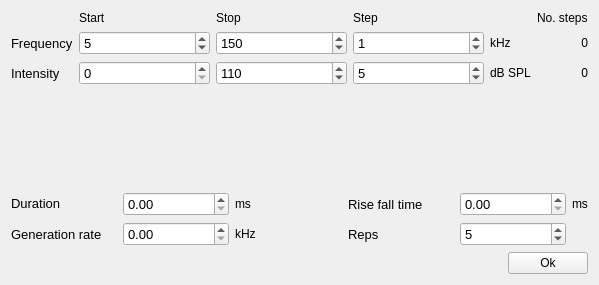
<?xml version="1.0" encoding="UTF-8"?>
<ui version="4.0">
 <class>TuningCurveEditor</class>
 <widget class="QWidget" name="TuningCurveEditor">
  <property name="geometry">
   <rect>
    <x>0</x>
    <y>0</y>
    <width>599</width>
    <height>285</height>
   </rect>
  </property>
  <property name="windowTitle">
   <string>Form</string>
  </property>
  <layout class="QVBoxLayout" name="verticalLayout">
   <item>
    <layout class="QGridLayout" name="gridLayout_2">
     <item row="2" column="2">
      <widget class="QSpinBox" name="db_stop_spnbx">
       <property name="font">
        <font>
         <pointsize>10</pointsize>
        </font>
       </property>
       <property name="maximum">
        <number>120</number>
       </property>
       <property name="value">
        <number>110</number>
       </property>
      </widget>
     </item>
     <item row="1" column="3">
      <widget class="QSpinBox" name="freq_step_spnbx">
       <property name="font">
        <font>
         <pointsize>10</pointsize>
        </font>
       </property>
       <property name="maximum">
        <number>100</number>
       </property>
       <property name="value">
        <number>1</number>
       </property>
      </widget>
     </item>
     <item row="1" column="2">
      <widget class="QSpinBox" name="freq_stop_spnbx">
       <property name="font">
        <font>
         <pointsize>10</pointsize>
        </font>
       </property>
       <property name="maximum">
        <number>200</number>
       </property>
       <property name="value">
        <number>150</number>
       </property>
      </widget>
     </item>
     <item row="2" column="4">
      <widget class="QLabel" name="label_21">
       <property name="sizePolicy">
        <sizepolicy hsizetype="Fixed" vsizetype="Preferred">
         <horstretch>0</horstretch>
         <verstretch>0</verstretch>
        </sizepolicy>
       </property>
       <property name="text">
        <string>dB SPL</string>
       </property>
      </widget>
     </item>
     <item row="1" column="4">
      <widget class="QLabel" name="funit_lbl_0">
       <property name="sizePolicy">
        <sizepolicy hsizetype="Fixed" vsizetype="Preferred">
         <horstretch>0</horstretch>
         <verstretch>0</verstretch>
        </sizepolicy>
       </property>
       <property name="text">
        <string>kHz</string>
       </property>
      </widget>
     </item>
     <item row="1" column="1">
      <widget class="QSpinBox" name="freq_start_spnbx">
       <property name="font">
        <font>
         <pointsize>10</pointsize>
        </font>
       </property>
       <property name="maximum">
        <number>200</number>
       </property>
       <property name="singleStep">
        <number>5</number>
       </property>
       <property name="value">
        <number>5</number>
       </property>
      </widget>
     </item>
     <item row="2" column="3">
      <widget class="QSpinBox" name="db_step_spnbx">
       <property name="font">
        <font>
         <pointsize>10</pointsize>
        </font>
       </property>
       <property name="maximum">
        <number>110</number>
       </property>
       <property name="value">
        <number>5</number>
       </property>
      </widget>
     </item>
     <item row="2" column="1">
      <widget class="QSpinBox" name="db_start_spnbx">
       <property name="font">
        <font>
         <pointsize>10</pointsize>
        </font>
       </property>
       <property name="maximum">
        <number>150</number>
       </property>
       <property name="singleStep">
        <number>5</number>
       </property>
       <property name="value">
        <number>0</number>
       </property>
      </widget>
     </item>
     <item row="1" column="0">
      <widget class="QLabel" name="label_25">
       <property name="sizePolicy">
        <sizepolicy hsizetype="Fixed" vsizetype="Preferred">
         <horstretch>0</horstretch>
         <verstretch>0</verstretch>
        </sizepolicy>
       </property>
       <property name="font">
        <font>
         <pointsize>10</pointsize>
        </font>
       </property>
       <property name="text">
        <string>Frequency</string>
       </property>
      </widget>
     </item>
     <item row="0" column="1">
      <widget class="QLabel" name="label_26">
       <property name="text">
        <string>Start</string>
       </property>
      </widget>
     </item>
     <item row="2" column="0">
      <widget class="QLabel" name="label_18">
       <property name="font">
        <font>
         <pointsize>10</pointsize>
        </font>
       </property>
       <property name="text">
        <string>Intensity</string>
       </property>
      </widget>
     </item>
     <item row="0" column="2">
      <widget class="QLabel" name="label_27">
       <property name="text">
        <string>Stop</string>
       </property>
      </widget>
     </item>
     <item row="0" column="3">
      <widget class="QLabel" name="label_28">
       <property name="text">
        <string>Step</string>
       </property>
      </widget>
     </item>
     <item row="3" column="0">
      <spacer name="verticalSpacer">
       <property name="orientation">
        <enum>Qt::Vertical</enum>
       </property>
       <property name="sizeHint" stdset="0">
        <size>
         <width>20</width>
         <height>40</height>
        </size>
       </property>
      </spacer>
     </item>
     <item row="2" column="5">
      <widget class="QLabel" name="db_nsteps_lbl">
       <property name="text">
        <string>0</string>
       </property>
       <property name="alignment">
        <set>Qt::AlignRight|Qt::AlignTrailing|Qt::AlignVCenter</set>
       </property>
      </widget>
     </item>
     <item row="0" column="5">
      <widget class="QLabel" name="label_3">
       <property name="sizePolicy">
        <sizepolicy hsizetype="Fixed" vsizetype="Preferred">
         <horstretch>0</horstretch>
         <verstretch>0</verstretch>
        </sizepolicy>
       </property>
       <property name="text">
        <string>No. steps</string>
       </property>
      </widget>
     </item>
     <item row="1" column="5">
      <widget class="QLabel" name="freq_nsteps_lbl">
       <property name="text">
        <string>0</string>
       </property>
       <property name="alignment">
        <set>Qt::AlignRight|Qt::AlignTrailing|Qt::AlignVCenter</set>
       </property>
      </widget>
     </item>
    </layout>
   </item>
   <item>
    <layout class="QGridLayout" name="gridLayout_3">
     <item row="0" column="3">
      <widget class="QLabel" name="label_14">
       <property name="font">
        <font>
         <pointsize>10</pointsize>
        </font>
       </property>
       <property name="text">
        <string>Rise fall time</string>
       </property>
      </widget>
     </item>
     <item row="0" column="0">
      <widget class="QLabel" name="label_22">
       <property name="sizePolicy">
        <sizepolicy hsizetype="Preferred" vsizetype="Fixed">
         <horstretch>0</horstretch>
         <verstretch>0</verstretch>
        </sizepolicy>
       </property>
       <property name="font">
        <font>
         <pointsize>10</pointsize>
        </font>
       </property>
       <property name="text">
        <string>Duration</string>
       </property>
      </widget>
     </item>
     <item row="0" column="2">
      <widget class="QLabel" name="tunit_lbl_4">
       <property name="sizePolicy">
        <sizepolicy hsizetype="Preferred" vsizetype="Fixed">
         <horstretch>0</horstretch>
         <verstretch>0</verstretch>
        </sizepolicy>
       </property>
       <property name="text">
        <string>ms</string>
       </property>
      </widget>
     </item>
     <item row="0" column="5">
      <widget class="QLabel" name="tunit_lbl_3">
       <property name="sizePolicy">
        <sizepolicy hsizetype="Fixed" vsizetype="Fixed">
         <horstretch>0</horstretch>
         <verstretch>0</verstretch>
        </sizepolicy>
       </property>
       <property name="text">
        <string>ms</string>
       </property>
      </widget>
     </item>
     <item row="1" column="4">
      <widget class="QSpinBox" name="nreps_spnbx">
       <property name="font">
        <font>
         <pointsize>10</pointsize>
        </font>
       </property>
       <property name="minimum">
        <number>1</number>
       </property>
       <property name="maximum">
        <number>100</number>
       </property>
       <property name="value">
        <number>5</number>
       </property>
      </widget>
     </item>
     <item row="1" column="3">
      <widget class="QLabel" name="label_31">
       <property name="font">
        <font>
         <pointsize>10</pointsize>
        </font>
       </property>
       <property name="text">
        <string>Reps</string>
       </property>
      </widget>
     </item>
     <item row="1" column="1">
      <widget class="SmartSpinBox" name="aosr_spnbx">
       <property name="font">
        <font>
         <pointsize>10</pointsize>
        </font>
       </property>
       <property name="maximum">
        <double>1000000.000000000000000</double>
       </property>
      </widget>
     </item>
     <item row="1" column="0">
      <widget class="QLabel" name="label">
       <property name="font">
        <font>
         <pointsize>10</pointsize>
        </font>
       </property>
       <property name="text">
        <string>Generation rate</string>
       </property>
      </widget>
     </item>
     <item row="1" column="2">
      <widget class="QLabel" name="funit_lbl_1">
       <property name="text">
        <string>kHz</string>
       </property>
      </widget>
     </item>
     <item row="0" column="1">
      <widget class="SmartSpinBox" name="dur_spnbx">
       <property name="font">
        <font>
         <pointsize>10</pointsize>
        </font>
       </property>
       <property name="maximum">
        <double>1000.000000000000000</double>
       </property>
      </widget>
     </item>
     <item row="0" column="4">
      <widget class="SmartSpinBox" name="risefall_spnbx">
       <property name="font">
        <font>
         <pointsize>10</pointsize>
        </font>
       </property>
      </widget>
     </item>
    </layout>
   </item>
   <item>
    <layout class="QHBoxLayout" name="horizontalLayout">
     <item>
      <spacer name="horizontalSpacer">
       <property name="orientation">
        <enum>Qt::Horizontal</enum>
       </property>
       <property name="sizeHint" stdset="0">
        <size>
         <width>40</width>
         <height>20</height>
        </size>
       </property>
      </spacer>
     </item>
     <item>
      <widget class="QPushButton" name="ok_btn">
       <property name="text">
        <string>Ok</string>
       </property>
      </widget>
     </item>
    </layout>
   </item>
  </layout>
 </widget>
 <customwidgets>
  <customwidget>
   <class>SmartSpinBox</class>
   <extends>QDoubleSpinBox</extends>
   <header>spikeylab.stim.smart_spinbox</header>
  </customwidget>
 </customwidgets>
 <resources/>
 <connections>
  <connection>
   <sender>ok_btn</sender>
   <signal>clicked()</signal>
   <receiver>TuningCurveEditor</receiver>
   <slot>close()</slot>
   <hints>
    <hint type="sourcelabel">
     <x>527</x>
     <y>258</y>
    </hint>
    <hint type="destinationlabel">
     <x>594</x>
     <y>228</y>
    </hint>
   </hints>
  </connection>
  <connection>
   <sender>nreps_spnbx</sender>
   <signal>editingFinished()</signal>
   <receiver>TuningCurveEditor</receiver>
   <slot>setStimReps()</slot>
   <hints>
    <hint type="sourcelabel">
     <x>569</x>
     <y>243</y>
    </hint>
    <hint type="destinationlabel">
     <x>247</x>
     <y>245</y>
    </hint>
   </hints>
  </connection>
  <connection>
   <sender>freq_start_spnbx</sender>
   <signal>editingFinished()</signal>
   <receiver>TuningCurveEditor</receiver>
   <slot>submit()</slot>
   <hints>
    <hint type="sourcelabel">
     <x>102</x>
     <y>40</y>
    </hint>
    <hint type="destinationlabel">
     <x>118</x>
     <y>2</y>
    </hint>
   </hints>
  </connection>
  <connection>
   <sender>db_start_spnbx</sender>
   <signal>editingFinished()</signal>
   <receiver>TuningCurveEditor</receiver>
   <slot>submit()</slot>
   <hints>
    <hint type="sourcelabel">
     <x>78</x>
     <y>64</y>
    </hint>
    <hint type="destinationlabel">
     <x>0</x>
     <y>57</y>
    </hint>
   </hints>
  </connection>
  <connection>
   <sender>freq_stop_spnbx</sender>
   <signal>editingFinished()</signal>
   <receiver>TuningCurveEditor</receiver>
   <slot>submit()</slot>
   <hints>
    <hint type="sourcelabel">
     <x>355</x>
     <y>50</y>
    </hint>
    <hint type="destinationlabel">
     <x>187</x>
     <y>-15</y>
    </hint>
   </hints>
  </connection>
  <connection>
   <sender>db_stop_spnbx</sender>
   <signal>editingFinished()</signal>
   <receiver>TuningCurveEditor</receiver>
   <slot>submit()</slot>
   <hints>
    <hint type="sourcelabel">
     <x>355</x>
     <y>78</y>
    </hint>
    <hint type="destinationlabel">
     <x>299</x>
     <y>142</y>
    </hint>
   </hints>
  </connection>
  <connection>
   <sender>freq_step_spnbx</sender>
   <signal>editingFinished()</signal>
   <receiver>TuningCurveEditor</receiver>
   <slot>submit()</slot>
   <hints>
    <hint type="sourcelabel">
     <x>498</x>
     <y>50</y>
    </hint>
    <hint type="destinationlabel">
     <x>299</x>
     <y>142</y>
    </hint>
   </hints>
  </connection>
  <connection>
   <sender>db_step_spnbx</sender>
   <signal>editingFinished()</signal>
   <receiver>TuningCurveEditor</receiver>
   <slot>submit()</slot>
   <hints>
    <hint type="sourcelabel">
     <x>498</x>
     <y>78</y>
    </hint>
    <hint type="destinationlabel">
     <x>299</x>
     <y>142</y>
    </hint>
   </hints>
  </connection>
  <connection>
   <sender>aosr_spnbx</sender>
   <signal>editingFinished()</signal>
   <receiver>TuningCurveEditor</receiver>
   <slot>setStimSamplerate()</slot>
   <hints>
    <hint type="sourcelabel">
     <x>149</x>
     <y>236</y>
    </hint>
    <hint type="destinationlabel">
     <x>113</x>
     <y>245</y>
    </hint>
   </hints>
  </connection>
  <connection>
   <sender>dur_spnbx</sender>
   <signal>editingFinished()</signal>
   <receiver>TuningCurveEditor</receiver>
   <slot>setStimDuration()</slot>
   <hints>
    <hint type="sourcelabel">
     <x>176</x>
     <y>204</y>
    </hint>
    <hint type="destinationlabel">
     <x>299</x>
     <y>142</y>
    </hint>
   </hints>
  </connection>
  <connection>
   <sender>risefall_spnbx</sender>
   <signal>editingFinished()</signal>
   <receiver>TuningCurveEditor</receiver>
   <slot>setStimRisefall()</slot>
   <hints>
    <hint type="sourcelabel">
     <x>516</x>
     <y>204</y>
    </hint>
    <hint type="destinationlabel">
     <x>299</x>
     <y>142</y>
    </hint>
   </hints>
  </connection>
 </connections>
 <slots>
  <slot>setStimDuration()</slot>
  <slot>setStimReps()</slot>
  <slot>setStimRisefall()</slot>
  <slot>submit()</slot>
  <slot>setStimSamplerate()</slot>
 </slots>
</ui>
